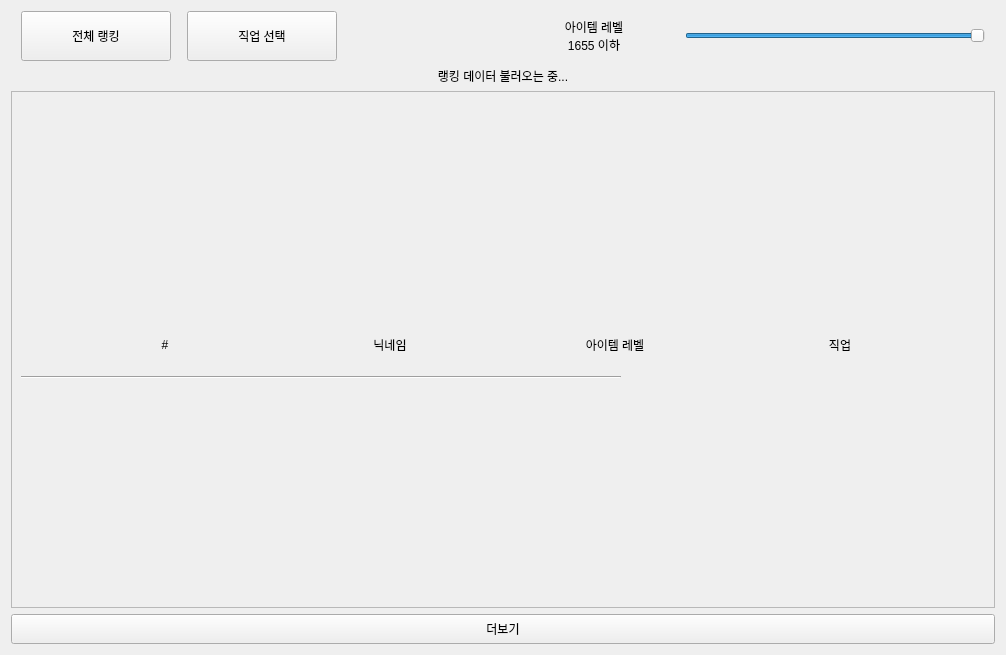
<?xml version="1.0" encoding="UTF-8"?>
<ui version="4.0">
 <class>RankingBoard</class>
 <widget class="QWidget" name="RankingBoard">
  <property name="geometry">
   <rect>
    <x>0</x>
    <y>0</y>
    <width>1006</width>
    <height>655</height>
   </rect>
  </property>
  <property name="windowTitle">
   <string>Form</string>
  </property>
  <layout class="QVBoxLayout" name="vLayoutRankingBoard">
   <item>
    <layout class="QHBoxLayout" name="hLayoutSelector">
     <item>
      <widget class="QPushButton" name="pbSelectAllClass">
       <property name="minimumSize">
        <size>
         <width>150</width>
         <height>50</height>
        </size>
       </property>
       <property name="maximumSize">
        <size>
         <width>150</width>
         <height>50</height>
        </size>
       </property>
       <property name="text">
        <string>전체 랭킹</string>
       </property>
      </widget>
     </item>
     <item>
      <widget class="QPushButton" name="pbSelectClass">
       <property name="minimumSize">
        <size>
         <width>150</width>
         <height>50</height>
        </size>
       </property>
       <property name="maximumSize">
        <size>
         <width>150</width>
         <height>50</height>
        </size>
       </property>
       <property name="text">
        <string>직업 선택</string>
       </property>
      </widget>
     </item>
     <item>
      <widget class="QLabel" name="lbSelectedClass">
       <property name="minimumSize">
        <size>
         <width>150</width>
         <height>50</height>
        </size>
       </property>
       <property name="maximumSize">
        <size>
         <width>150</width>
         <height>50</height>
        </size>
       </property>
       <property name="text">
        <string/>
       </property>
       <property name="alignment">
        <set>Qt::AlignCenter</set>
       </property>
      </widget>
     </item>
     <item>
      <widget class="QLabel" name="lbSelectItemLevel">
       <property name="minimumSize">
        <size>
         <width>150</width>
         <height>50</height>
        </size>
       </property>
       <property name="maximumSize">
        <size>
         <width>150</width>
         <height>50</height>
        </size>
       </property>
       <property name="text">
        <string>아이템 레벨
1655 이하</string>
       </property>
       <property name="alignment">
        <set>Qt::AlignCenter</set>
       </property>
      </widget>
     </item>
     <item>
      <widget class="QSlider" name="hSliderSelectItemLevel">
       <property name="minimumSize">
        <size>
         <width>150</width>
         <height>0</height>
        </size>
       </property>
       <property name="maximumSize">
        <size>
         <width>300</width>
         <height>16777215</height>
        </size>
       </property>
       <property name="mouseTracking">
        <bool>false</bool>
       </property>
       <property name="tabletTracking">
        <bool>false</bool>
       </property>
       <property name="acceptDrops">
        <bool>false</bool>
       </property>
       <property name="minimum">
        <number>1415</number>
       </property>
       <property name="maximum">
        <number>1655</number>
       </property>
       <property name="singleStep">
        <number>1</number>
       </property>
       <property name="pageStep">
        <number>1</number>
       </property>
       <property name="value">
        <number>1655</number>
       </property>
       <property name="tracking">
        <bool>false</bool>
       </property>
       <property name="orientation">
        <enum>Qt::Horizontal</enum>
       </property>
       <property name="invertedAppearance">
        <bool>false</bool>
       </property>
       <property name="tickPosition">
        <enum>QSlider::NoTicks</enum>
       </property>
       <property name="tickInterval">
        <number>0</number>
       </property>
      </widget>
     </item>
    </layout>
   </item>
   <item>
    <widget class="QLabel" name="lbInfo">
     <property name="text">
      <string>랭킹 데이터 불러오는 중...</string>
     </property>
     <property name="alignment">
      <set>Qt::AlignCenter</set>
     </property>
    </widget>
   </item>
   <item>
    <widget class="QScrollArea" name="scrollArea">
     <property name="widgetResizable">
      <bool>true</bool>
     </property>
     <property name="alignment">
      <set>Qt::AlignLeading|Qt::AlignLeft|Qt::AlignTop</set>
     </property>
     <widget class="QWidget" name="scrollAreaWidgetContents">
      <property name="geometry">
       <rect>
        <x>0</x>
        <y>0</y>
        <width>986</width>
        <height>519</height>
       </rect>
      </property>
      <layout class="QVBoxLayout" name="verticalLayout">
       <item>
        <layout class="QVBoxLayout" name="vLayoutScrollArea">
         <item>
          <layout class="QGridLayout" name="gridRankingLabels">
           <item row="1" column="0">
            <widget class="QLabel" name="lbRank">
             <property name="minimumSize">
              <size>
               <width>150</width>
               <height>50</height>
              </size>
             </property>
             <property name="maximumSize">
              <size>
               <width>150</width>
               <height>50</height>
              </size>
             </property>
             <property name="text">
              <string>#</string>
             </property>
             <property name="alignment">
              <set>Qt::AlignCenter</set>
             </property>
            </widget>
           </item>
           <item row="1" column="3">
            <widget class="QLabel" name="lbClass">
             <property name="minimumSize">
              <size>
               <width>150</width>
               <height>50</height>
              </size>
             </property>
             <property name="maximumSize">
              <size>
               <width>150</width>
               <height>50</height>
              </size>
             </property>
             <property name="text">
              <string>직업</string>
             </property>
             <property name="alignment">
              <set>Qt::AlignCenter</set>
             </property>
            </widget>
           </item>
           <item row="1" column="1">
            <widget class="QLabel" name="lbName">
             <property name="minimumSize">
              <size>
               <width>150</width>
               <height>50</height>
              </size>
             </property>
             <property name="maximumSize">
              <size>
               <width>150</width>
               <height>50</height>
              </size>
             </property>
             <property name="text">
              <string>닉네임</string>
             </property>
             <property name="alignment">
              <set>Qt::AlignCenter</set>
             </property>
            </widget>
           </item>
           <item row="1" column="2">
            <widget class="QLabel" name="lbItemLevel">
             <property name="minimumSize">
              <size>
               <width>150</width>
               <height>50</height>
              </size>
             </property>
             <property name="maximumSize">
              <size>
               <width>150</width>
               <height>50</height>
              </size>
             </property>
             <property name="text">
              <string>아이템 레벨</string>
             </property>
             <property name="alignment">
              <set>Qt::AlignCenter</set>
             </property>
            </widget>
           </item>
          </layout>
         </item>
         <item>
          <widget class="Line" name="line">
           <property name="minimumSize">
            <size>
             <width>600</width>
             <height>0</height>
            </size>
           </property>
           <property name="maximumSize">
            <size>
             <width>600</width>
             <height>16777215</height>
            </size>
           </property>
           <property name="orientation">
            <enum>Qt::Horizontal</enum>
           </property>
          </widget>
         </item>
         <item>
          <layout class="QGridLayout" name="gridRankingBoard"/>
         </item>
        </layout>
       </item>
      </layout>
     </widget>
    </widget>
   </item>
   <item>
    <widget class="QPushButton" name="pbRenderMore">
     <property name="minimumSize">
      <size>
       <width>0</width>
       <height>30</height>
      </size>
     </property>
     <property name="maximumSize">
      <size>
       <width>16777215</width>
       <height>30</height>
      </size>
     </property>
     <property name="text">
      <string>더보기</string>
     </property>
    </widget>
   </item>
  </layout>
 </widget>
 <resources/>
 <connections/>
</ui>
